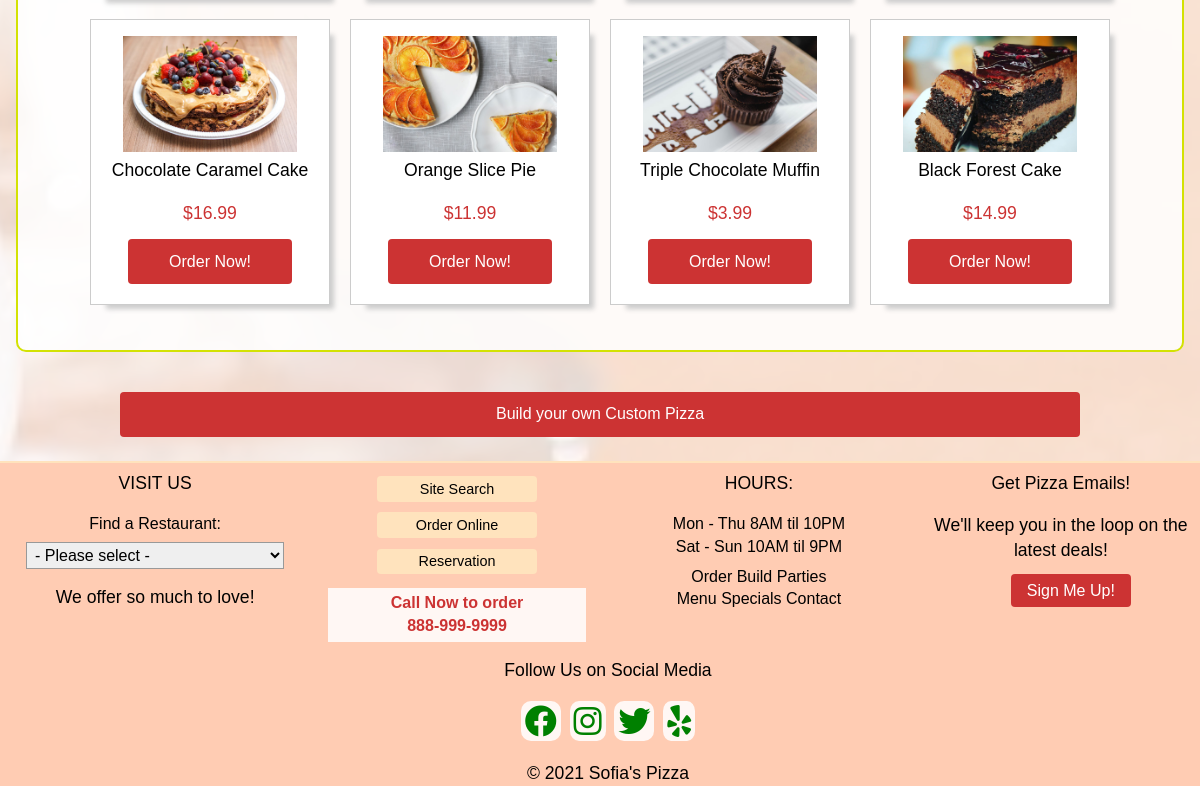
Page /pages/menuPage.php (lower part) on the earlier database version.
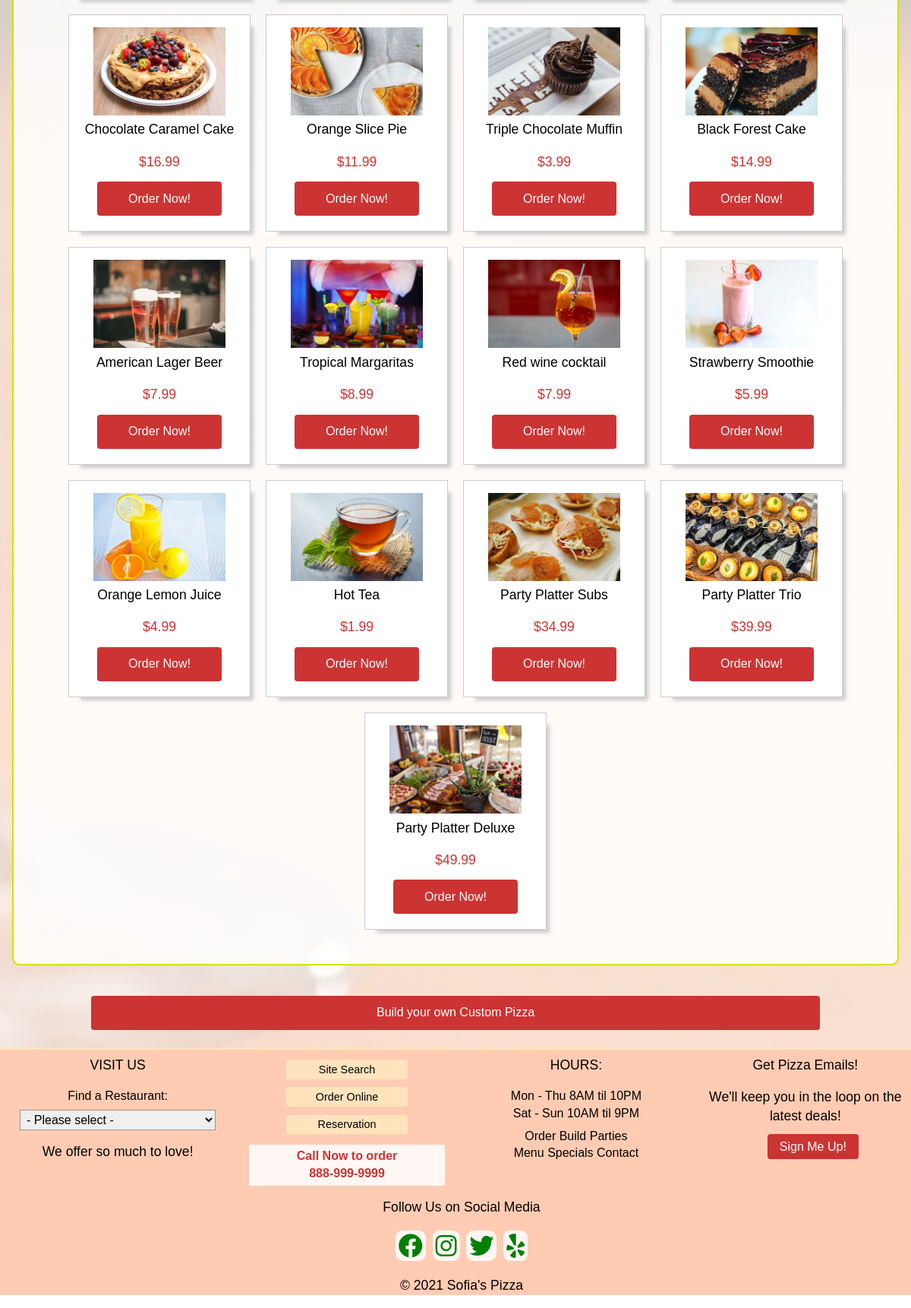
Same page on the later database version.
### tables this page shows
CREATE TABLE `sp19_products` (
  `prodid` int(5) NOT NULL,
  `prodname` varchar(255) NOT NULL,
  `proddesc` text NOT NULL,
  `prodprice` decimal(9,2) NOT NULL,
  `link` varchar(255) NOT NULL,
  `featured` enum('yes','no') NOT NULL,
  `weeklyspecial` varchar(255) NOT NULL,
  `menutype` enum('Breakfast','Lunch','Dinner','All') NOT NULL DEFAULT 'All',
  `image` varchar(255) NOT NULL,
  `catid` int(5) NOT NULL
);

### pages/menuPage.php (the view, shortened to what this page needs)
<?php
	include '../functions/cartfunctions.php';
	include('../includes/header.php');
?>
    <div class="tab-container">
	 <?php
		    $menuType = ['Breakfast','Lunch','Dinner','All'];
				$i = 0;
				while ($i < 4) {
				   	if ($i == 3) {
						echo '<div id="tab-'.$i.'" class="tab-content current clearfloat">';
					} else {
						echo '<div id="tab-'.$i.'" class="tab-content clearfloat">';
					}
					echo '<section class="gallery text-alignCenter">';
					$prod_sql = $dbh->prepare("SELECT * FROM sp19_products WHERE menutype = '$menuType[$i]';");
					$prod_sql->execute();
						while ($row = $prod_sql->fetch()){
						If ($i == 3) {
							$prod_sql = $dbh->prepare("SELECT * FROM sp19_products;");
							$prod_sql->execute();
						while ($row = $prod_sql->fetch()){
						   $prod_name = $row['prodname'];
						   $prod_price = $row['prodprice'];
						   $prod_img = $row['image'];
						   $prod_link = $row['link'];
						   echo '<div class="card-container">';
						   echo '<img src="../images/products/'.$prod_img.'.jpg" alt="'.$prod_img.'" class="img-responsive zoomIn">';
						   echo '<div>';
								echo '<p>'.$prod_name.'</p>';
							    echo '<p class="price">$'.$prod_price.'</p>';
							   echo '<a class="btn button" href="'.$rootPath.$prod_link.'" title="click to see more">Order Now!</a>';
							echo '</div>';
						echo '</div>';
						}
						}
						}
   	   				$i++;
					echo '</section>';
					echo '</div>';
				}
	?>
</div>
<a href="custom-pizza.php" class="btn button">Build your own Custom Pizza</a>
<?php
	include('../includes/footer.php');
?>

### includes/header.php (shortened to what this page needs)
<?php
     $rootPath = '/pizza/';
    $activePage = basename($_SERVER['PHP_SELF'], ".php");
?>
<!DOCTYPE html>
<html lang="en">
<head>
    <link rel="stylesheet" href="https://use.fontawesome.com/releases/v5.8.2/css/all.css">
    <link rel="stylesheet" href="<?php echo "$rootPath"; ?>css/hsm_min.css" type="text/css">
    <link rel="stylesheet" href="<?php echo "$rootPath"; ?>css/pizza.css">
    <link rel="stylesheet" href="<?php echo "$rootPath"; ?>css/search.css">
</head>
<body id="<?php if ($activePage == 'index') {echo 'home';} else {echo $activePage;} ?>">
<div class="bgImage">
<main class="galWrapper">

### includes/footer.php (shortened to what this page needs)
  <footer class="footer styleAccord">
   <section class="grid column4">
   	<article>
		<p>VISIT US</p>
  		<form action="#" id="locFooter">
             <label for="location">Find a Restaurant:</label>
                    <select name="location" id="location">
                        <option value="">- Please select -</option>
                     </select>
		</form>
  		<p>We offer so much to love!</p>
   	</article>
   	<article>
   		<ul>
   			<li><a href="<?php echo "$rootPath"; ?>pages/liveSearch.php" class="btn button" title="search by name or product info">Site Search</a></li>
   			<li><a href="<?php echo "$rootPath"; ?>pages/order.php" class="btn button" title="order for delivery or carryout">Order Online</a></li>
   			<li><a href="<?php echo "$rootPath"; ?>pages/booking.php" class="btn button" title="reserve your table">Reservation</a></li>
   		</ul>
   		<p class="callMsg mt">Call Now to order<br>
   		888-999-9999</p>
   	</article>
   	<article>
   		<p>HOURS:</p>
   		<ul class="displayInline">
   				<li>Mon - Thu 8AM til 10PM</li>
   				<li>Sat - Sun 10AM til 9PM</li>
   		</ul>
   		<ul class="displayInline mt">
  				<li> <a href="<?php echo "$rootPath"; ?>pages/order.php" title="order by category">Order</a></li>
  				<li> <a href="<?php echo "$rootPath"; ?>pages/custom-pizza.php" title="build your own pizza">Build</a></li>
  				<li> <a href="<?php echo "$rootPath"; ?>pages/booking.php" title="book a reservation for your party">Parties</a></li>
   		</ul>
   		<ul class="displayInline">
   				<li> <a href="<?php echo "$rootPath"; ?>pages/menuPage.php" title="our menu">Menu</a></li>
   				<li> <a href="<?php echo "$rootPath"; ?>pages/specials.php" title="weekly specials">Specials</a></li>
   				<li> <a href="<?php echo "$rootPath"; ?>pages/contact.php" title="contact us">Contact</a></li>
   		</ul>
   	</article>
   	<article>
   		<p>Get Pizza Emails!</p>
		<p>We'll keep you in the loop on the latest deals!
		</p>
  	<a href="<?php echo "$rootPath"; ?>pages/newsletter.php" class="btnCall button" title="sign up for newsletter">Sign Me Up!</a>
   	</article>
   </section>
   <article>
   		<p>Follow Us on Social Media</p>
   		<div class="social mb">
   			<a href="https://www.facebook.com" target="_blank" title="facebook"><i class="fab fa-facebook"></i></a>
   			<a href="https://www.instagram.com" target="_blank" title="instagram"><i class="fab fa-instagram"></i></a>
			<a href="https://www.twitter.com" target="_blank" title="twitter"><i class="fab fa-twitter"></i></a>
		    <a href="https://www.yelp.com" target="_blank" title="yelp"><i class="fab fa-yelp"></i></a>
   		</div>
   		<p>&copy; <?php echo '  ' . date("Y") . ' '?>Sofia's Pizza</p>
   	</article>
</footer>
 </main>
</div>
</body>
</html>

### css/hsm_min.css (style rules this page uses)
.text-alignCenter { text-align:center }
* { margin:0;padding:0;border:0;box-sizing:border-box }
article,aside,audio,details,figcaption,figure,footer,header,hgroup,main,menu,nav,section,video { display:block }
body { line-height:1.4;font-family:Arial,Helvetica,sans-serif;font-size:100%;font-weight:400 }
main { margin:1em auto }
.grid { display:grid;column-gap:2%;grid-row-gap:10px }
.grid { grid-template-columns:1fr }
.grid>article,.grid>div,.grid>section { padding:0 10px }
@media screen and (min-width:480px) { .column4 { grid-template-columns:repeat(2,49%) } }
@media screen and (min-width:750px) { .column4 { grid-template-columns:repeat(4,23.5%) } }
.gallery { padding:1%;margin:2% 0;display:flex;justify-content:center;flex-wrap:wrap }
.tab-container { margin:2em auto;padding:2em;border-radius:15px }
.tab-content { display:none;background:#ededed;padding:2em }
.tab-content.current { display:block }
.footer { background-color:#ccc;color:#fff;text-align:center;padding:.5em 0 0 1rem;margin-top:1em;line-height:1.4;min-height:100px;margin-top:auto }
.footer .social { font-size:2em }
input,select,textarea { border:solid 1px #999 }
ul { list-style-type:none }
label { display:block;color:#333;padding:0 0 .2em 0;margin-bottom:.2em }
.fullWidthForm input,.fullWidthForm select,.fullWidthForm textarea,select { width:100%;margin-bottom:1em;padding:3px 4px }
select { font-size:1em }
.displayInline label,.displayInline li { display:inline-block }
.clearfloat::after { content:"";clear:both;display:table }

### css/pizza.css (style rules this page uses)
.bgImage { background: url('../images/pizza-demo-bg.jpg') no-repeat right bottom; background-size: cover; width: 100%; }
header, footer, footer label { background-color: #ffccb3 !important; color: #000 !important; }
footer { border-top: solid 2px #ffe3bd; }
.galWrapper { margin-top: 60px; background-color: rgba(255,255,255,.75); }
.mt { margin-top: 0.5em; }
.mb { margin-bottom: 0.5em; }
footer { margin-top: 0; }
footer .btn { min-width: 160px !important; margin: 2% 10%; }
footer ul .btn { background-color: #ffe3bd !important; color: #000; padding:0.2em 0 !important; font-size: 0.9em !important; }
.social i { background-color: rgba(255,255,255,.85); border-radius: 25%; padding: 4px; color: green; }
.tab-container { margin: 0 auto; padding: 1em; }
.tab-content { background: none; background-color: rgba(255,255,255,.85); border: solid 2px #d3e203; border-radius: 10px; }
.callMsg { color: #cc3333; font-weight:bold; font-size: 1em; background-color: rgba(255,255,255,.85); padding: 0.3em; }
.btnCall { text-decoration: none; text-align: center; padding: 8px 16px; border-radius: 4px; background-color: #cc3333; margin-left: 20px; }
.tab-content { padding: 0em; }

### css/search.css (style rules this page uses)
#search .galWrapper, #specials .galWrapper, #order .galWrapper, #menuPage .galWrapper, { margin-top: 45px; background-color: rgba(255,255,255,.5); }

Differences in the rows shown:
added sp19_products: image (picture), prodname "American Lager Beer", prodprice "7.99"
added sp19_products: image (picture), prodname "Tropical Margaritas", prodprice "8.99"
added sp19_products: image (picture), prodname "Red wine cocktail", prodprice "7.99"
added sp19_products: image (picture), prodname "Strawberry Smoothie", prodprice "5.99"
added sp19_products: image (picture), prodname "Orange Lemon Juice", prodprice "4.99"
added sp19_products: image (picture), prodname "Hot Tea", prodprice "1.99"
added sp19_products: image (picture), prodname "Party Platter Subs", prodprice "34.99"
added sp19_products: image (picture), prodname "Party Platter Trio", prodprice "39.99"
added sp19_products: image (picture), prodname "Party Platter Deluxe", prodprice "49.99"
